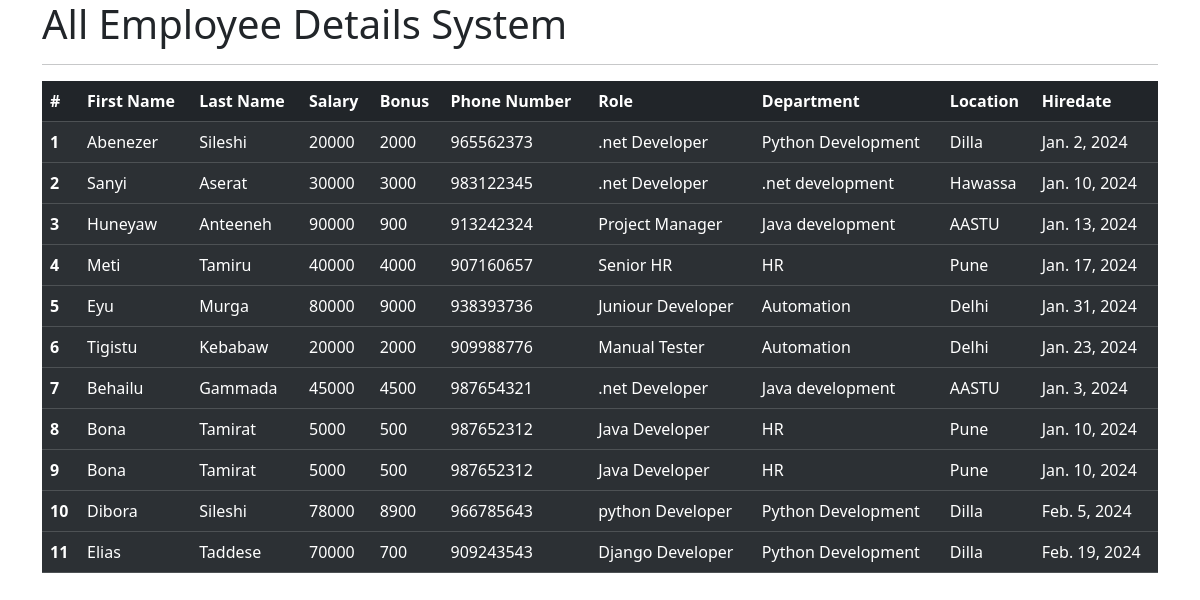
The app's page /all_emp with its own data.
### emp_app/models.py (models this page shows, shortened)
class Employee(models.Model):
    first_name = models.CharField(max_length = 100 , null = False)
    last_name = models.CharField(max_length = 100)
    dept = models.ForeignKey(Department ,on_delete = models.CASCADE)
    salary = models.IntegerField(default=0)
    bonus = models.IntegerField(default=0)
    rolee = models.ForeignKey(Role , on_delete = models.CASCADE)
    phone = models.IntegerField(default=0)
    hire_date = models.DateField()
    def __str__(self):
        return "%s %s %s %s" %(self.first_name , self.last_name , self.phone ,self.dept)

class Role(models.Model):
    name = models.CharField(max_length = 100 , null = False)

class Department(models.Model):
    name = models.CharField(max_length=100 , null = False)
    location = models.CharField(max_length = 100)
    def __str__(self):
        return self.name

### emp_app/views.py (the view)
# urls.py: path('all_emp' , views.all_emp , name='all_emp') ,
def all_emp(request):
    emps = Employee.objects.all()
    context = {
        'emps' : emps
    }
    print(context)
    return render(request , 'view_all_emp.html' , context)

### templates/view_all_emp.html (shortened to what this page needs)
<!doctype html>
<html lang="en">
  <head>
    <link href="https://cdn.jsdelivr.net/npm/bootstrap@5.3.2/dist/css/bootstrap.min.css" rel="stylesheet">
  </head>
  <body>
    <div class="container">
        <h1>All Employee Details System</h1>
        <hr>
        <table class="table table-dark table-striped">
            <thead>
              <tr>
                <th scope="col">#</th>
                <th scope="col">First Name</th>
                <th scope="col">Last Name</th>
                <th scope="col">Salary</th>
                <th scope="col">Bonus</th>
                <th scope="col">Phone Number</th>
                <th scope="col">Role</th>
                <th scope="col">Department</th>
                <th scope="col">Location</th>
                <th scope="col">Hiredate</th>
               </tr>
            </thead>
            {% for emp in emps %}
            <tbody>
              <tr>
                <th scope="row">{{emp.id}}</th>
                <td>{{emp.first_name}}</td>
                <td>{{emp.last_name}}</td>
                <td>{{emp.salary}}</td>
                <td>{{emp.bonus}}</td>
                <td>{{emp.phone}}</td>
                <td>{{emp.rolee.name}}</td>
                <td>{{emp.dept.name}}</td>
                <td>{{emp.dept.location}}</td>
                <td>{{emp.hire_date}}</td>
               </tr>
            </tbody>
            {% endfor %}
           </table>
      </div>
  </body>
</html>

### records on screen
Employee: id "1", first_name "Abenezer", last_name "Sileshi", salary "20000", bonus "2000", phone "965562373", rolee.name ".net Developer", dept.name "Python Development", dept.location "Dilla", hire_date "Jan. 2, 2024"
Employee: id "2", first_name "Sanyi", last_name "Aserat", salary "30000", bonus "3000", phone "983122345", rolee.name ".net Developer", dept.name ".net development", dept.location "Hawassa", hire_date "Jan. 10, 2024"
Employee: id "3", first_name "Huneyaw", last_name "Anteeneh", salary "90000", bonus "900", phone "913242324", rolee.name "Project Manager", dept.name "Java development", dept.location "AASTU", hire_date "Jan. 13, 2024"
Employee: id "4", first_name "Meti", last_name "Tamiru", salary "40000", bonus "4000", phone "907160657", rolee.name "Senior HR", dept.name "HR", dept.location "Pune", hire_date "Jan. 17, 2024"
Employee: id "5", first_name "Eyu", last_name "Murga", salary "80000", bonus "9000", phone "938393736", rolee.name "Juniour Developer", dept.name "Automation", dept.location "Delhi", hire_date "Jan. 31, 2024"
Employee: id "6", first_name "Tigistu", last_name "Kebabaw", salary "20000", bonus "2000", phone "909988776", rolee.name "Manual Tester", dept.name "Automation", dept.location "Delhi", hire_date "Jan. 23, 2024"
Employee: id "7", first_name "Behailu", last_name "Gammada", salary "45000", bonus "4500", phone "987654321", rolee.name ".net Developer", dept.name "Java development", dept.location "AASTU", hire_date "Jan. 3, 2024"
Employee: id "8", first_name "Bona", last_name "Tamirat", salary "5000", bonus "500", phone "987652312", rolee.name "Java Developer", dept.name "HR", dept.location "Pune", hire_date "Jan. 10, 2024"
Employee: id "9", first_name "Bona", last_name "Tamirat", salary "5000", bonus "500", phone "987652312", rolee.name "Java Developer", dept.name "HR", dept.location "Pune", hire_date "Jan. 10, 2024"
Employee: id "10", first_name "Dibora", last_name "Sileshi", salary "78000", bonus "8900", phone "966785643", rolee.name "python Developer", dept.name "Python Development", dept.location "Dilla", hire_date "Feb. 5, 2024"
Employee: id "11", first_name "Elias", last_name "Taddese", salary "70000", bonus "700", phone "909243543", rolee.name "Django Developer", dept.name "Python Development", dept.location "Dilla", hire_date "Feb. 19, 2024"
